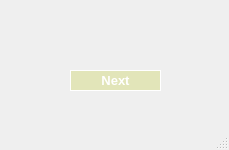
<?xml version="1.0" encoding="UTF-8"?>
<ui version="4.0">
 <class>MainWindow</class>
 <widget class="QMainWindow" name="MainWindow">
  <property name="geometry">
   <rect>
    <x>0</x>
    <y>0</y>
    <width>229</width>
    <height>150</height>
   </rect>
  </property>
  <property name="windowTitle">
   <string>MainWindow</string>
  </property>
  <widget class="QWidget" name="centralwidget">
   <widget class="QLabel" name="label">
    <property name="geometry">
     <rect>
      <x>0</x>
      <y>-10</y>
      <width>241</width>
      <height>111</height>
     </rect>
    </property>
    <property name="text">
     <string/>
    </property>
    <property name="pixmap">
     <pixmap>../images/CoLen.png</pixmap>
    </property>
   </widget>
   <widget class="QPushButton" name="pushButton_Next">
    <property name="geometry">
     <rect>
      <x>70</x>
      <y>70</y>
      <width>91</width>
      <height>21</height>
     </rect>
    </property>
    <property name="font">
     <font>
      <pointsize>10</pointsize>
      <weight>75</weight>
      <bold>true</bold>
     </font>
    </property>
    <property name="mouseTracking">
     <bool>false</bool>
    </property>
    <property name="tabletTracking">
     <bool>false</bool>
    </property>
    <property name="styleSheet">
     <string notr="true">QPushButton {
	font-weight: bold;
    color: white;
	background-color: rgb(226, 229, 185);
    border-radius: 20px;
    border: 1px solid white;
}

QPushButton:hover {
    background-color: #D62828;
    color: yellow;
}

QPushButton:pressed {
    background-color: #B02A2A;
}</string>
    </property>
    <property name="text">
     <string>Next</string>
    </property>
    <property name="iconSize">
     <size>
      <width>90</width>
      <height>90</height>
     </size>
    </property>
   </widget>
  </widget>
  <widget class="QMenuBar" name="menubar">
   <property name="geometry">
    <rect>
     <x>0</x>
     <y>0</y>
     <width>229</width>
     <height>26</height>
    </rect>
   </property>
  </widget>
  <widget class="QStatusBar" name="statusbar"/>
 </widget>
 <resources/>
 <connections/>
</ui>
